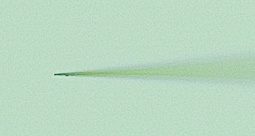
#> input picture crop.jpg, 255 x 136 px
$ python main.py
#> lines starting #> are read from the running program, lines starting #| are printed output that depends on the picture; after the words box and inside, x2 and y2 are one past the last pixel; in counts of white or black regions, pixels touching at a corner belong together
### methods.py
'''
Author: Simon Yang SimonYang223@163.com
Date: 2023-02-20 14:24:40
LastEditors: Simon Yang SimonYang223@163.com
LastEditTime: 2023-02-20 18:33:31
FilePath: \Contact-Detection-py\methods.py
Description: 这是默认设置,请设置`customMade`, 打开koroFileHeader查看配置 进行设置: https://github.com/OBKoro1/koro1FileHeader/wiki/%E9%85%8D%E7%BD%AE
'''
import cv2
import numpy as np

def findPipetteROI(img):
    m_img_size = img.shape
    img_binarized = np.zeros(m_img_size, np.uint8)
    g_gray = np.zeros(m_img_size, np.uint8)

    m_threshold = (int)(img.mean())

    ret, img_binarized = cv2.threshold(img, m_threshold * 0.75, 255, cv2.THRESH_BINARY_INV)
    # cv2.imshow("img_binarized", img_binarized)

    contours, hierarchy = cv2.findContours(img_binarized, cv2.RETR_TREE, cv2.CHAIN_APPROX_SIMPLE)

    cv2.drawContours(img, contours, -1, (0, 0, 255), 3)
    # cv2.imshow("img", img)

    bounding_boxes = [cv2.boundingRect(cnt) for cnt in contours]

    for bbox in bounding_boxes:
        [x , y, w, h] = bbox
        cv2.rectangle(img, (x, y), (x + w, y + h), (0, 255, 0), 8)
        print("x: {}".format(x))

    cv2.imshow("Micropipette Contours", img)

    cv2.waitKey(0)
    cv2.destroyAllWindows()
    return bounding_boxes

### main.py
'''
Author: Simon Yang SimonYang223@163.com
Date: 2023-02-20 14:27:31
LastEditors: Simon Yang SimonYang223@163.com
LastEditTime: 2023-02-20 19:02:09
FilePath: \Contact-Detection-py\main.py
Description: 这是默认设置,请设置`customMade`, 打开koroFileHeader查看配置 进行设置: https://github.com/OBKoro1/koro1FileHeader/wiki/%E9%85%8D%E7%BD%AE
'''
import cv2 as cv
import methods

def contactDetection(img):
    m_pipette_ROI = methods.findPipetteROI(img)


def main():
    img = cv.imread('crop.jpg', 0)
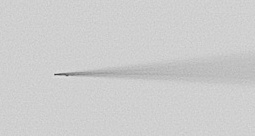
#> img: shape (136, 255); min 50, max 225, mean 205.6
    contactDetection(img)
#> in findPipetteROI, `m_threshold = (int)(img.mean())`: m_threshold = 205
#> in findPipetteROI, `ret, img_binarized = cv2.threshold(img, m_threshold * 0.75, 255, cv2.T..`:
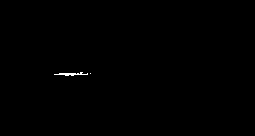
#> img_binarized: shape (136, 255); 0.19% white in thin lines or dots, all inside (x1, y1, x2, y2) = (54, 72, 91, 76)
#> in findPipetteROI, `ret, img_binarized = cv2.threshold(img, m_threshold * 0.75, 255, cv2.T..`: ret = 153
#> in findPipetteROI, `contours, hierarchy = cv2.findContours(img_binarized, cv2.RETR_TREE, c..`: contours = 2 contours, 1 with area under 20; largest, box (x1, y1, x2, y2) and area: (54, 72, 88, 76) 30
#> in findPipetteROI, `cv2.drawContours(img, contours, -1, (0, 0, 255), 3)`:
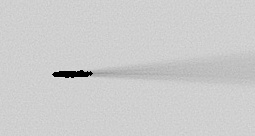
#> img: shape (136, 255); 0.65% of pixels changed, all inside (x1, y1, x2, y2) = (52, 70, 93, 78)
#> in findPipetteROI, `bounding_boxes = [cv2.boundingRect(cnt) for cnt in contours]`: bounding_boxes = [(90, 73, 1, 1), (54, 72, 34, 4)]
#> the loop in findPipetteROI, `for bbox in bounding_boxes:` made 2 passes
#| x: 90
#| x: 54
#> after the loop in findPipetteROI, `for bbox in bounding_boxes:`:
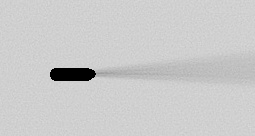
#> img: shape (136, 255); 0.93% of pixels changed, all inside (x1, y1, x2, y2) = (50, 68, 96, 81)

if __name__ == "__main__":
    main()

$ run again, with test.jpg copied over crop.jpg
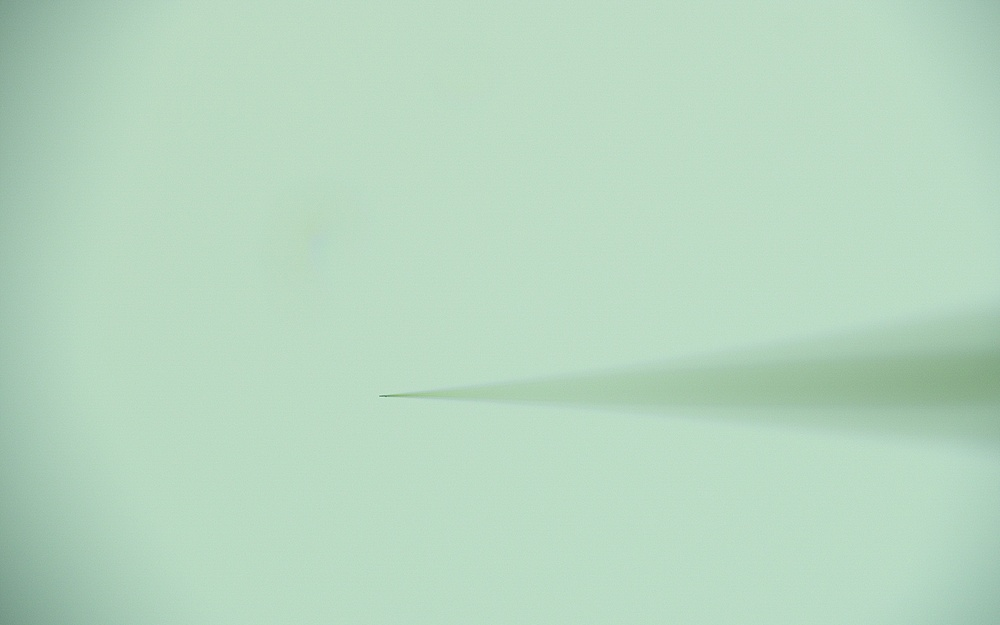
#> input picture test.jpg, 1000 x 625 px, shrunk from 1920 x 1200 before the run
#> m_threshold = 202
#> in findPipetteROI, `ret, img_binarized = cv2.threshold(img, m_threshold * 0.75, 255, cv2.T..`:
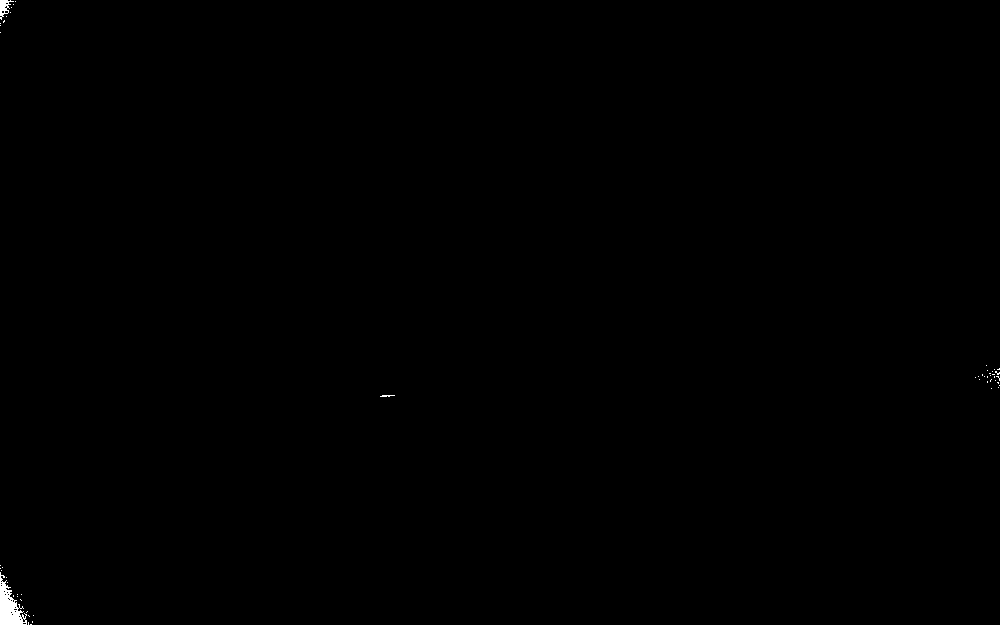
#> img_binarized: shape (625, 1000); 0.15% white; 53 white regions (50 under 20 px)
#> ret = 151
#> contours = 78 contours, 76 with area under 20; largest, box (x1, y1, x2, y2) and area: (0, 572, 27, 625) 642, (0, 0, 14, 20) 108
#> bounding_boxes = 78 items, first 6: (30, 624, 2, 1), (28, 622, 1, 3), (32, 621, 1, 2), (33, 615, 1, 1), (28, 615, 2, 2), (26, 611, 2, 2)
#> the loop in findPipetteROI, `for bbox in bounding_boxes:` made 78 passes
#> (printed output is left out)
#> after the loop in findPipetteROI, `for bbox in bounding_boxes:`:
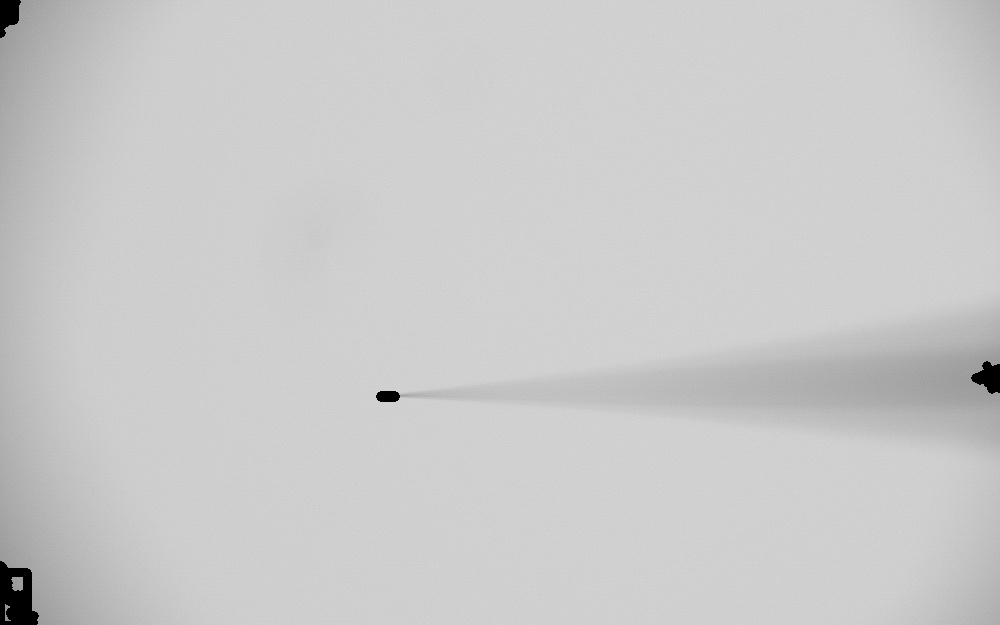
#> img: shape (625, 1000); min 0, max 215, mean 202.1
#> m_pipette_ROI has the same summary as bounding_boxes in findPipetteROI
